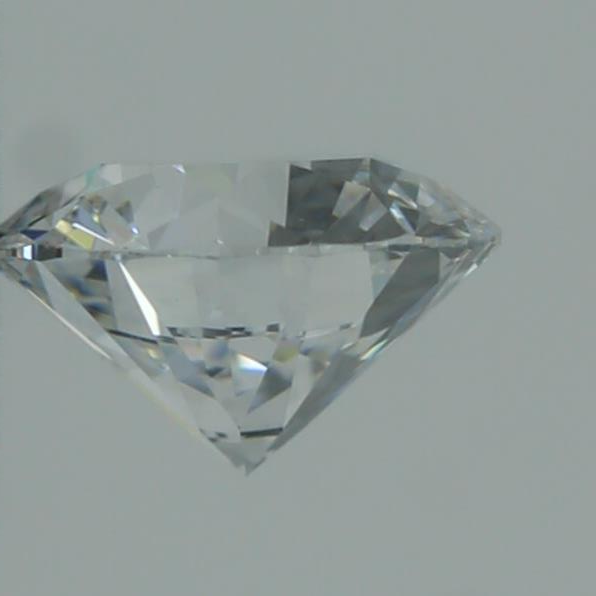
#> input picture data/master/MASTER-D-NORMAL-648.jpg, 596 x 596 px; its folder holds only this picture in this run
$ python hsv_diamond.py
#> lines starting #> are read from the running program, lines starting #| are printed output that depends on the picture; after the words box and inside, x2 and y2 are one past the last pixel; in counts of white or black regions, pixels touching at a corner belong together
import cv2
import numpy as np
from sklearn.cluster import KMeans
import matplotlib.pyplot as plt
import argparse
import utils
from os import listdir
from os.path import isfile, join


def featureMatch(img1, img2):
    # Initiate SIFT detector
    sift = cv2.xfeatures2d.SIFT_create()

    # find the keypoints and descriptors with SIFT
    kp1, des1 = sift.detectAndCompute(img1, None)
    kp2, des2 = sift.detectAndCompute(img2, None)

    # BFMatcher with default params
    bf = cv2.BFMatcher()
    matches = bf.knnMatch(des1, des2, k=2)

    # Apply ratio test
    good = []
    for m, n in matches:
        if m.distance < 0.75 * n.distance:
            good.append([m])

    print("good,len", len(good))

    # cv2.drawMatchesKnn expects list of lists as matches.
    img3 = cv2.drawMatchesKnn(img1, kp1, img2, kp2, good, None, flags=2)

    plt.imshow(img3), plt.show()


# fetch training data
training_path = 'data/master'
only_files = [f for f in listdir(training_path) if isfile(join(training_path, f))]

for image in only_files:
    # extract full image path
    image_path = join(training_path, image)
    print("image_path", image_path)

    mat = cv2.imread(image_path)
#> mat is the input picture: shape (596, 596, 3); mean B, G, R 152.8, 154.8, 145.2

    # convert image to HSV
    hsv = cv2.cvtColor(mat, cv2.COLOR_BGR2HSV)
#> hsv: shape (596, 596, 3); mean H, S, V 83.4, 16.6, 155.1

    ## mask of green (36,0,0) ~ (70, 255,255)
    # lower_green = np.array([12, 30, 0])
    # upper_green = np.array([30, 50, 100])
    '''
    color = 25
    sensitivity = 15
    lower_green = np.array([color - sensitivity, 25, 0])
    upper_green = np.array([color + sensitivity, 100, 255])
    mask = cv2.inRange(hsv, lower_green, upper_green)
    '''
    color = 25
    sensitivity = 15
    lower_green = np.array([color - sensitivity, 25, 0])
    upper_green = np.array([color + sensitivity, 100, 180])
    mask = cv2.inRange(hsv, lower_green, upper_green)
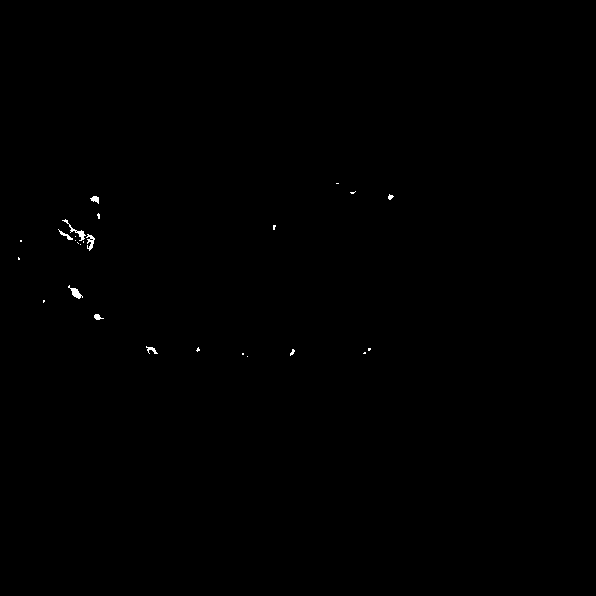
#> mask: shape (596, 596); 0.15% white; 26 white regions (18 under 20 px), largest, box (x1, y1, x2, y2) and area: (62, 219, 86, 241) 93, (68, 285, 83, 299) 81, (86, 234, 95, 251) 74
    ## slice the green
    imask = mask > 0
    green = np.zeros_like(mat, np.uint8)
    green[imask] = mat[imask]

    # k mean skleanr
    '''
    # reshape the image to be a list of pixels
    reshaped_hsv = green.reshape((mat.shape[0] * mat.shape[1], 3))

    # cluster the pixel intensities
    clt = KMeans(init='k-means++', n_clusters=10, n_init=10)
    clt.fit(reshaped_hsv)

    # build a histogram of clusters and then create a figure
    # representing the number of pixels labeled to each color
    hist = utils.centroid_histogram(clt)
    bar = utils.plot_colors(hist, clt.cluster_centers_)

    cv2.imshow("bar", bar)
    '''

    Z = green.reshape((-1, 3))

    # convert to np.float32
    Z = np.float32(Z)

    # define criteria, number of clusters(K) and apply kmeans()
    criteria = (cv2.TERM_CRITERIA_EPS + cv2.TERM_CRITERIA_MAX_ITER, 10, 1.0)
    K = 8
    ret, label, center = cv2.kmeans(Z, K, None, criteria, 10, cv2.KMEANS_RANDOM_CENTERS)
#> ret = 71493.6; center = [[89.89, 104.5, 102.3], [105.5, 120.6, 118.8], [0, 0, 0], [140.1, 171.9, 167], [76.83, 87.9, 86.3], [0, 0, 0], [122.6, 143.7, 138.8], [0, 0, 0]]
    print("label", label)
#> (printed output is left out)

    # Now convert back into uint8, and make original image
    center = np.uint8(center)
#> center = [[89, 104, 102], [105, 120, 118], [0, 0, 0], [140, 171, 166], [76, 87, 86], [0, 0, 0], [122, 143, 138], [0, 0, 0]]
    res = center[label.flatten()]
    res2 = res.reshape((green.shape))

    cv2.imshow('res2', res2)


    other = cv2.add(mat, green, None, mask);
    concatGreen = np.concatenate((mat, other), axis=1)
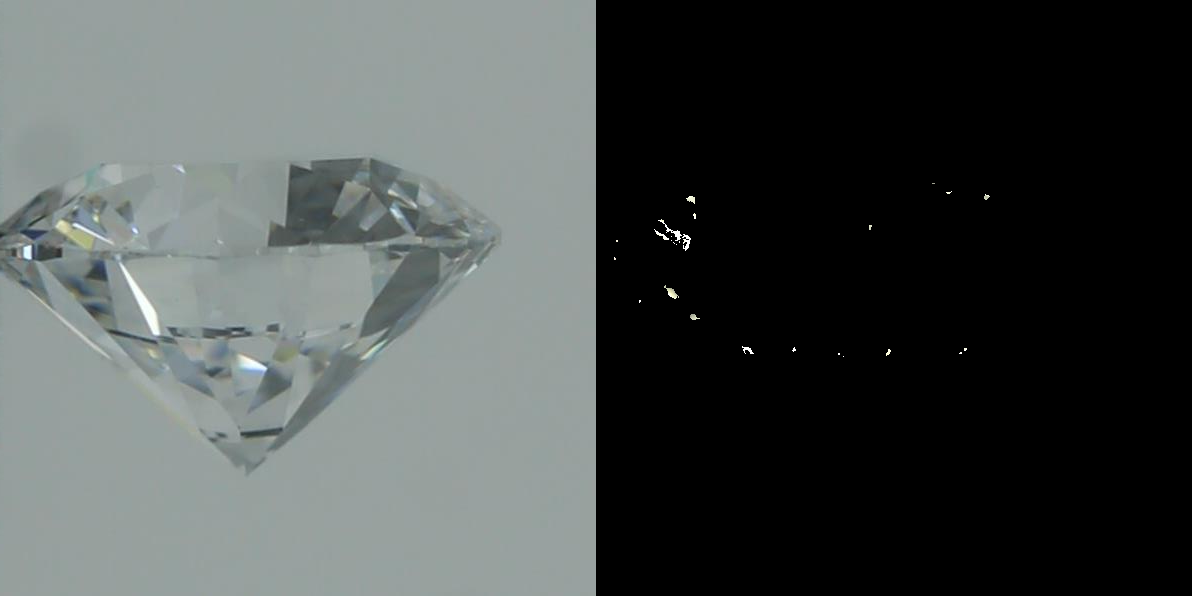
#> concatGreen: shape (596, 1192, 3); mean B, G, R 76.6, 77.6, 72.8
    # con  cat = np.concatenate((concatGreen, hsv), axis=1)
    cv2.namedWindow("green", cv2.WINDOW_NORMAL)
    cv2.resizeWindow("green", 1000, 600)
    cv2.imshow("green", concatGreen)
    cv2.waitKey(0)

    '''
    histr = cv2.calcHist([hsv], [0], None, [256], [0, 256])
    plt.title("histogram")
    plt.plot(histr, label=image)
    '''

cv2.destroyAllWindows()
'''
plt.legend()
plt.xlim([0, 256])
plt.show()
'''
'''
# reshape the image to be a list of pixels
reshaped_hsv = hsv.reshape((image.shape[0] * image.shape[1], 3))

# cluster the pixel intensities
clt = KMeans(init='k-means++', n_clusters=20, n_init=10)
clt.fit(reshaped_hsv)

# build a histogram of clusters and then create a figure
# representing the number of pixels labeled to each color
hist = utils.centroid_histogram(clt)
bar = utils.plot_colors(hist, clt.cluster_centers_)

cv2.imshow("bar", bar)


# concatenate image to display
concat = np.concatenate((image, hsv), axis=1)
cv2.namedWindow("hsv", cv2.WINDOW_NORMAL)
cv2.resizeWindow("hsv", 1000,600)
cv2.imshow("hsv", concat)


cv2.waitKey(0)
cv2.destroyAllWindows()
'''

$ run again, on data/master/MASTER-I-NORMAL-648.jpg
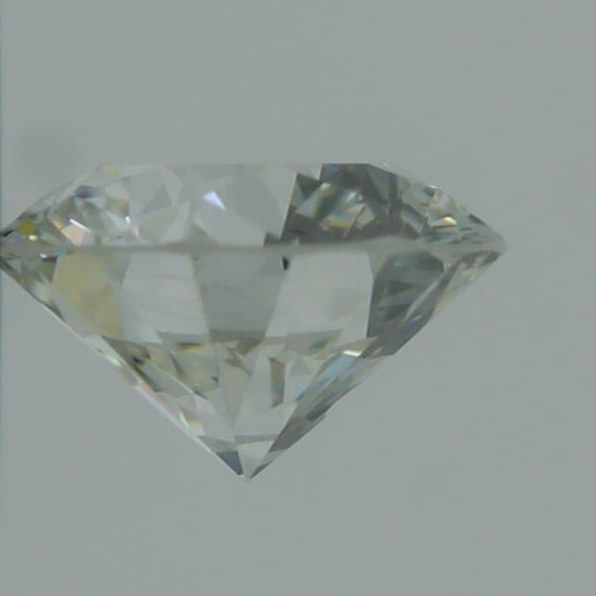
#> input picture data/master/MASTER-I-NORMAL-648.jpg, 596 x 596 px
#> mat is the input picture: shape (596, 596, 3); mean B, G, R 151, 154.6, 145.4
#> hsv: shape (596, 596, 3); mean H, S, V 78.7, 16.3, 154.7
#> `mask = cv2.inRange(hsv, lower_green, upper_green)`:
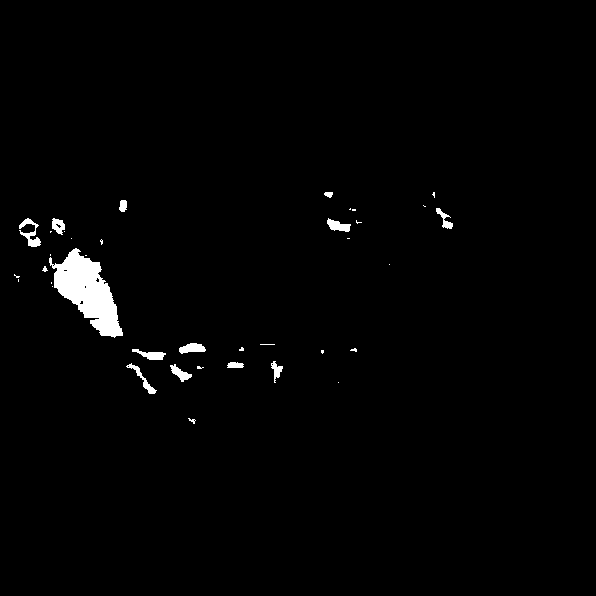
#> mask: shape (596, 596); 1.5% white; 38 white regions (23 under 20 px), largest, box (x1, y1, x2, y2) and area: (49, 248, 123, 338) 3185, (19, 218, 41, 247) 258, (179, 343, 206, 354) 200
#> `ret, label, center = cv2.kmeans(Z, K, None, criteria, 10, cv2.KMEANS_R..`: ret = 397670.8; center = [[88.47, 109.7, 106.5], [104.2, 123, 120.1], [0, 0, 0], [125.1, 149.2, 145.9], [0, 0, 0], [74.73, 91.06, 87.78], [118.1, 141.7, 138.1], [0, 0, 0]]
#> (printed output is left out)
#> `center = np.uint8(center)`: center = [[88, 109, 106], [104, 122, 120], [0, 0, 0], [125, 149, 145], [0, 0, 0], [74, 91, 87], [118, 141, 138], [0, 0, 0]]
#> `concatGreen = np.concatenate((mat, other), axis=1)`:
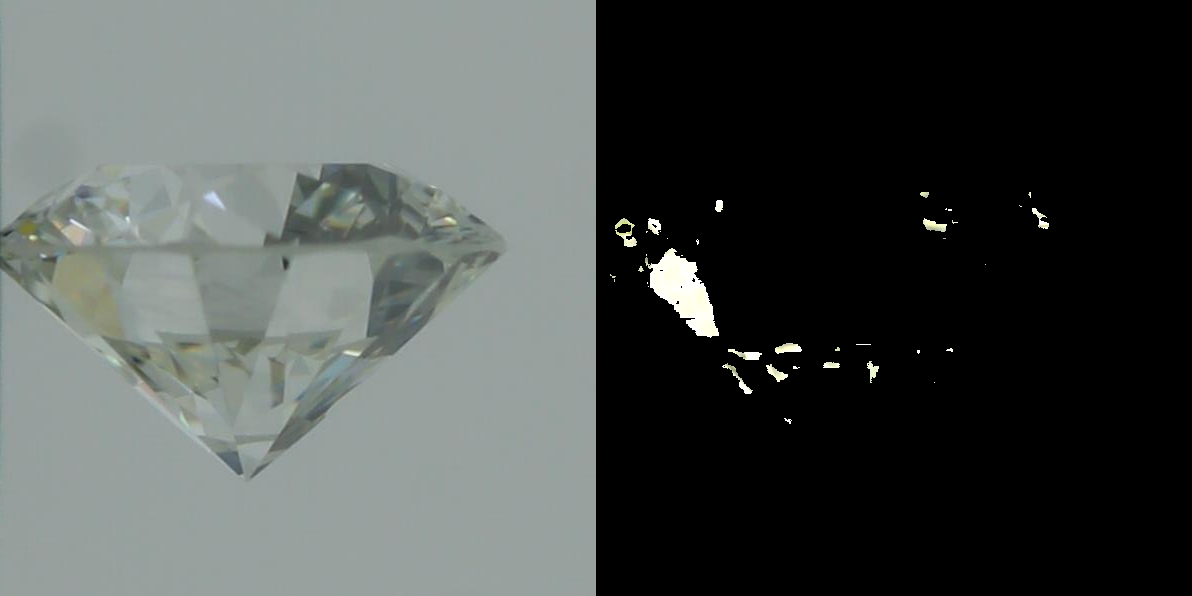
#> concatGreen: shape (596, 1192, 3); mean B, G, R 77.2, 79.1, 74.5
